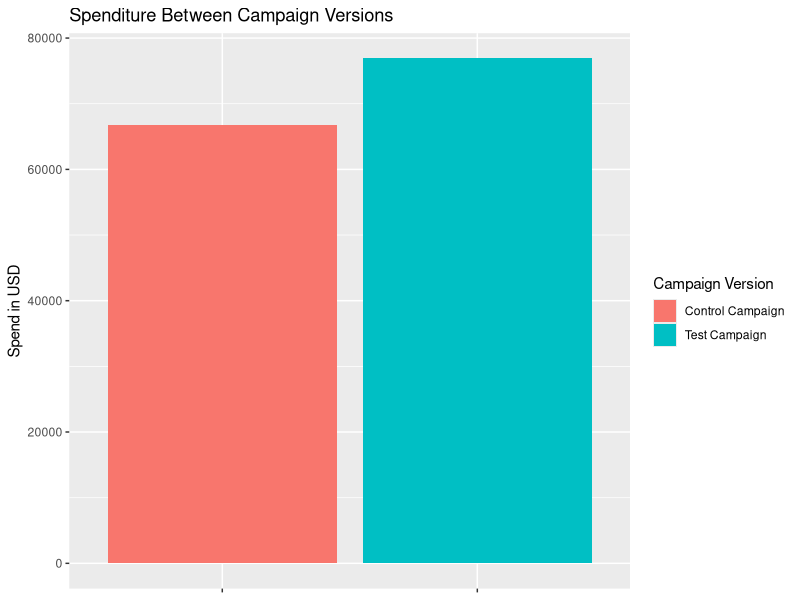

Write R code to recreate this figure.
## ---- chunk 1
#| message: FALSE
library(tidyverse)
## ---- chunk 2
#| message: FALSE
control <- read_delim('data/control_group.csv', delim = ';')
test <- read_delim('data/test_group.csv', delim = ';')

## ---- chunk 3
combined_data <- control %>% 
  bind_rows(test)
## ---- chunk 4
combined_data <- combined_data %>% 
  rename(Campaign_Name = `Campaign Name`,
         Spend = `Spend [USD]`,
         Impressions = `# of Impressions`,
         Clicks = `# of Website Clicks`,
         Searches = `# of Searches`,
         View_Content = `# of View Content`,
         Add_Cart = `# of Add to Cart`,
         Purchase = `# of Purchase`)
## ---- chunk 5
anyNA(combined_data)
## ---- chunk 6
#| message: false
combined_data <- combined_data %>%
  filter(!(is.na(Impressions) & is.na(Clicks) & is.na(Searches) &
           is.na(View_Content) & is.na(Add_Cart) & is.na(Purchase)))
## ---- chunk 7
combined_data %>% 
  ggplot(aes(x = Campaign_Name, y = Spend, fill = Campaign_Name)) +
  geom_col() +
  labs(y = 'Spend in USD',
       x = NULL,
       fill = "Campaign Version",
       title = 'Spenditure Between Campaign Versions') +
  theme(axis.text.x = element_blank())
  
## ---- chunk 8
#| message: false
mean_spend_control <- combined_data %>% 
  group_by(Campaign_Name) %>% 
  summarize(mean_spend = mean(Spend)) %>% 
  pluck(2,1)

mean_spend_test <- combined_data %>% 
  group_by(Campaign_Name) %>% 
  summarize(mean_spend = mean(Spend)) %>% 
  pluck(2,2)

avg_spend_diff <- mean_spend_test - mean_spend_control
final_spend_diff = round(avg_spend_diff, 2)
## ---- chunk 9
totals <- combined_data %>% 
  group_by(Campaign_Name) %>% 
  summarise(sum_impressions = sum(Impressions),
            sum_purchase = sum(Purchase),
            sum_reach = sum(Reach),
            sum_add_cart = sum(Add_Cart),
            sum_clicks = sum(Clicks),
            sum_view_content = sum(View_Content),
            sum_searches = sum(Searches),
            sum_spend = sum(Spend))
totals
## ---- chunk 10
prop.test(x = totals$sum_purchase, 
          n = totals$sum_impressions,
          alternative = 'two.sided')
## ---- chunk 11
prop.test(x = totals$sum_reach,
          n = totals$sum_impressions,
          alternative = 'two.sided')
## ---- chunk 12
prop.test(x = totals$sum_purchase,
          n = totals$sum_add_cart,
          alternative = 'two.sided')
